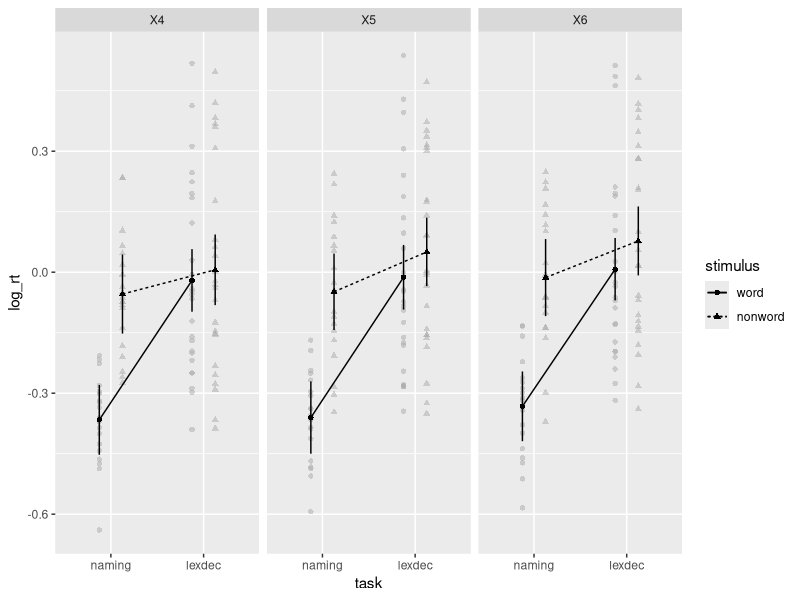
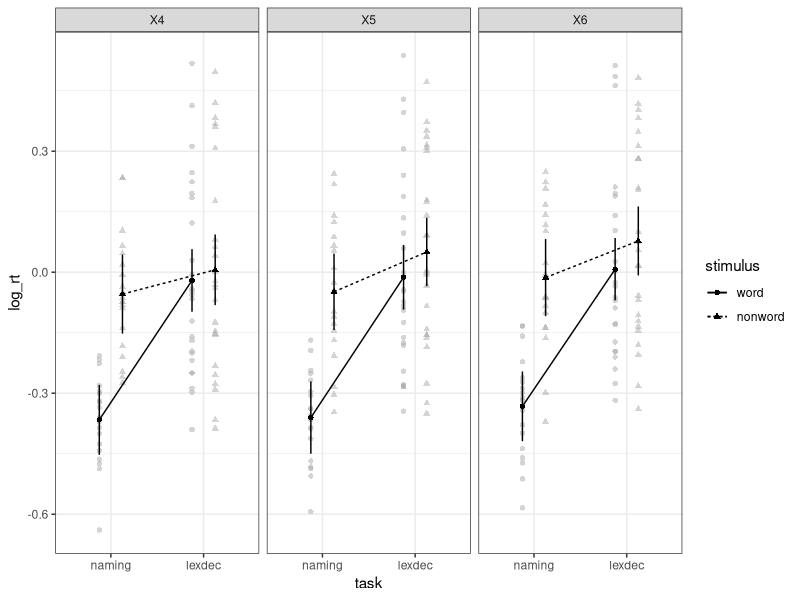
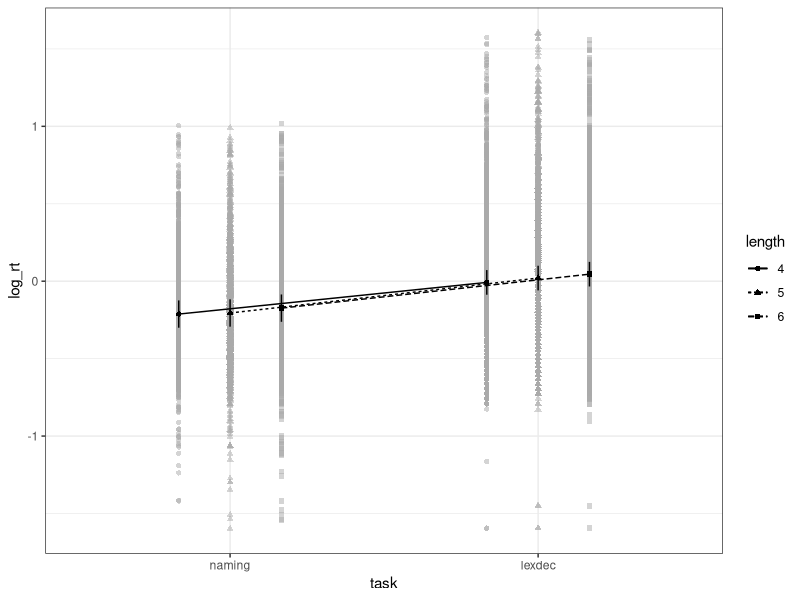
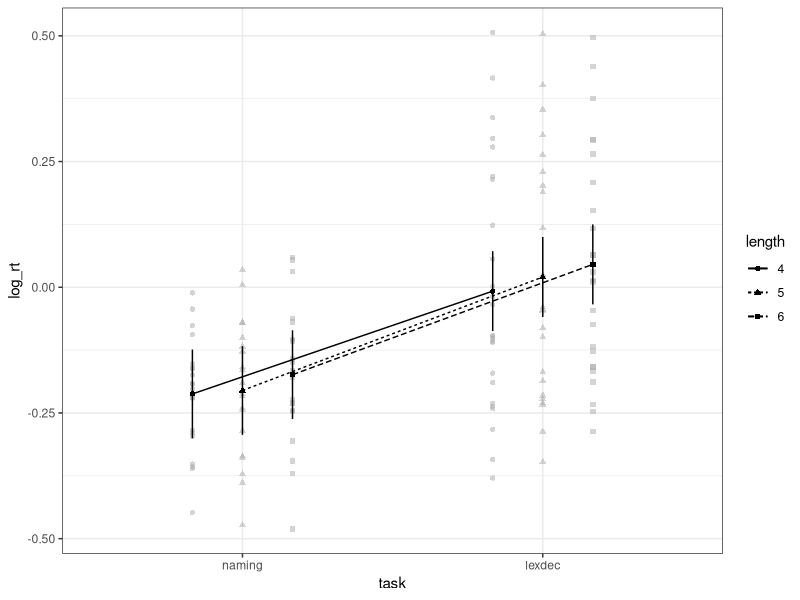
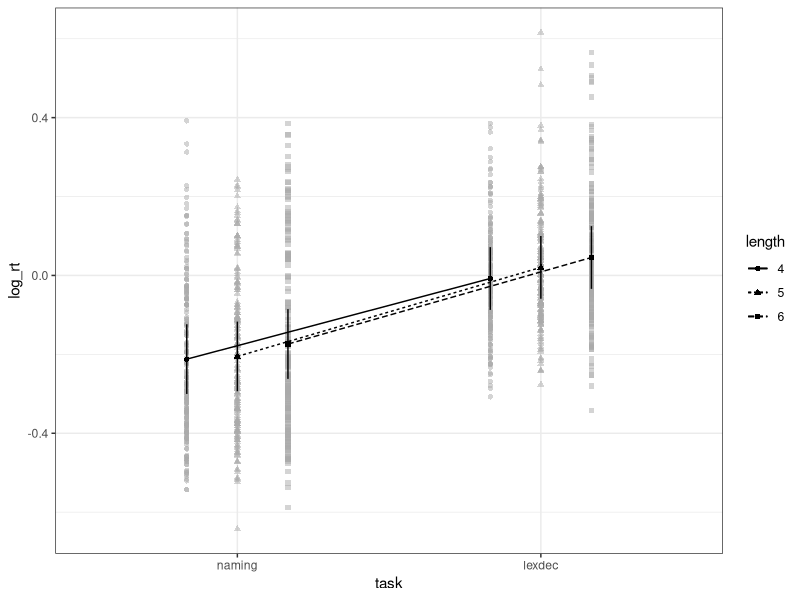

Here is the R script that generated these plots, in order:
## ---- chunk 1
knitr::opts_chunk$set(
  collapse = TRUE,
  comment = "#>",
  fig.path = "man/figures/README-"
)
## ---- chunk 2
library("afex")
# examples data set with both within- and between-subjects factors (see ?fhch2010)
data("fhch2010", package = "afex")
fhch <- fhch2010[ fhch2010$correct,] # remove errors
str(fhch2010) # structure of the data
## ---- chunk 3
aov_ez("id", "log_rt", fhch, between = "task", within = c("stimulus", "length"))
## ---- chunk 4
a <- aov_ez("id", "log_rt", fhch, between = "task", within = c("stimulus", "length"))
## ---- chunk 5
afex_plot(a, "task", "stimulus", "length")
## ---- chunk 6
library("ggplot2")
afex_plot(a, "task", "stimulus", "length") + 
  theme_bw()
## ---- chunk 7
suppressPackageStartupMessages(library("emmeans"))
## set up reference grid using only length
em1 <- emmeans(a, "length")
em1

## test all pairwise comparisons on reference grid:
pairs(em1)

## only test specified tests
con <- list(
  "4vs5" = c(-1, 1, 0),
  "5vs6" = c(0, -1, 1)
)
contrast(em1, con, adjust = "holm")
## ---- chunk 8
library("afex")
# examples data set with both within- and between-subjects factors (see ?fhch2010)
data("fhch2010", package = "afex")
fhch <- fhch2010[ fhch2010$correct,] # remove errors
str(fhch2010) # structure of the data
## ---- chunk 9
m1 <- mixed(log_rt ~ task * length + (length | id) + (task | item), 
            fhch)
## ---- chunk 10
m1
nice(m1)

## ---- chunk 11
anova(m1)
## ---- chunk 12
summary(m1)
## ---- chunk 13
m2 <- mixed(log_rt ~ task * length + (length || id) + (task || item), 
            fhch, expand_re = TRUE)
## ---- chunk 14
summary(m2)$varcor
## ---- chunk 15
m3 <- mixed(log_rt ~ task * length + (1 | id) + (task || item), 
            fhch, expand_re = TRUE)
m3
## ---- chunk 16
library("ggplot2")
## all data points shown
afex_plot(m3, "task", "length") + 
  theme_bw()
## ---- chunk 17
## data points show IDs
afex_plot(m3, "task", "length", id = "id") + 
  theme_bw()
## ---- chunk 18
## data points show items
afex_plot(m3, "task", "length", id = "item") + 
  theme_bw()
## ---- chunk 19
library("emmeans")
emm_options(lmer.df = "asymptotic")
## set up reference grid using only length
em2 <- emmeans(m3, "length")
em2

## test all pairwise comparisons on reference grid:
pairs(em2)

## only test specified tests
con <- list(
  "4vs5" = c(-1, 1, 0),
  "5vs6" = c(0, -1, 1)
)
contrast(em2, con, adjust = "holm")
